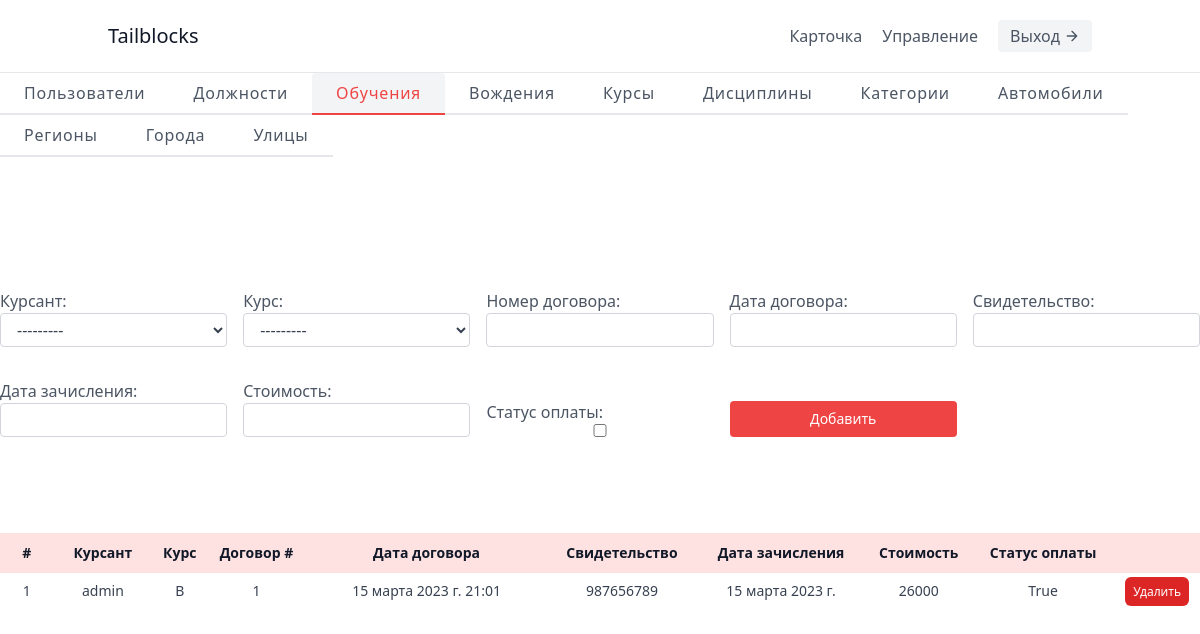
The app's page /control/trainings/, older data.
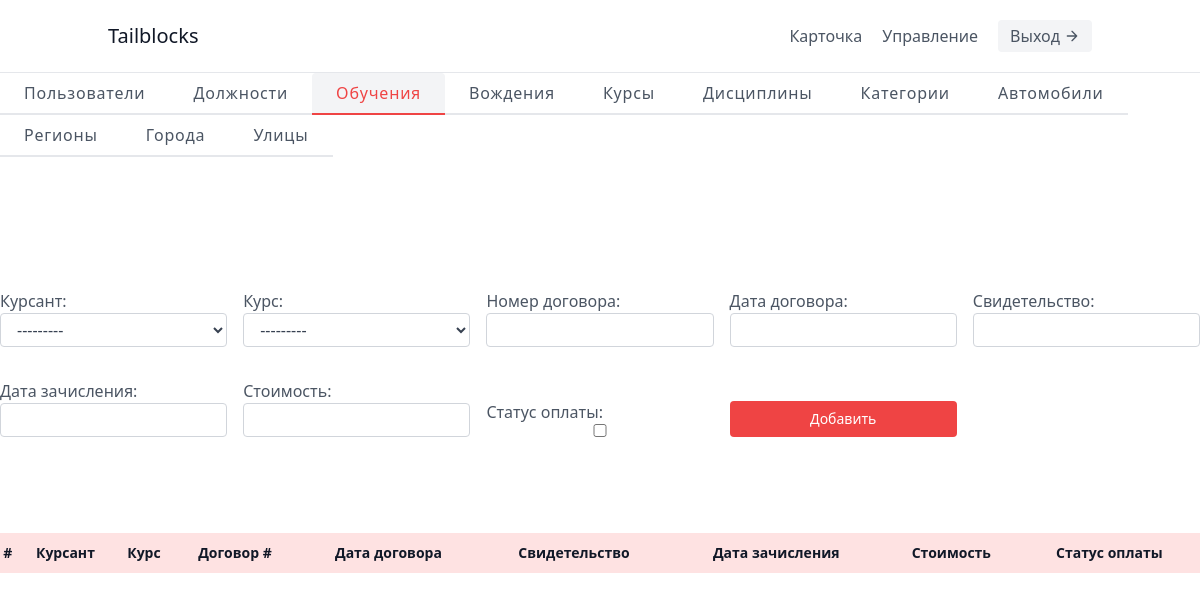
The same page, newer data.
### app/models.py (models this page shows, shortened)
class Training(models.Model):
    id_cursant = models.ForeignKey('User', limit_choices_to={'is_cursant': 1}, on_delete=models.CASCADE, verbose_name="Курсант", related_name='cursant')
    id_course = models.ForeignKey(Course, on_delete=models.CASCADE, verbose_name="Курс")
    agreement_number = models.IntegerField(verbose_name='Номер договора')
    date_agreement = models.DateTimeField(verbose_name='Дата договора')
    certificate = models.CharField(max_length=255, verbose_name='Свидетельство')
    date_record = models.DateField(verbose_name='Дата зачисления')
    price = models.IntegerField(verbose_name='Стоимость')
    payment_status = models.BooleanField(verbose_name='Статус оплаты')
    class Meta:
        verbose_name = 'обучение'
        verbose_name_plural = 'обучения'

class User(AbstractUser):
    patronymic = models.CharField(blank=True, null=True, max_length=255, verbose_name='Отчество')
    date_of_birthday = models.DateField(blank=True, null=True, verbose_name='Дата рождения')
    passport_series = models.IntegerField(blank=True, null=True, verbose_name='Серия')
    passport_number = models.IntegerField(blank=True, null=True, verbose_name='Номер')
    date_references = models.DateField(blank=True, null=True, verbose_name='Дата выдачи')
    by_whom = models.CharField(blank=True, null=True, max_length=255, verbose_name='Кем выдан')
    id_region = models.ForeignKey(Region, on_delete=models.CASCADE, blank=True, null=True, verbose_name='Регион')
    id_city = models.ForeignKey(City, on_delete=models.CASCADE, blank=True, null=True, verbose_name='Город')
    id_street = models.ForeignKey(Street, on_delete=models.CASCADE, blank=True, null=True, verbose_name='Улица')
    house = models.CharField(blank=True, null=True, max_length=4, verbose_name='Дом')
    apartment = models.IntegerField(blank=True, null=True, verbose_name='Квартира')
    tel = models.CharField(blank=True, null=True, max_length=12, verbose_name='Телефон')
    status = models.CharField(max_length=255, blank=True, null=True, verbose_name='Статус')
    is_cursant = models.BooleanField(default=False, blank=True, verbose_name='Курсант')
    id_post = models.ForeignKey('Post', on_delete=models.CASCADE, blank=True, null=True, verbose_name='Должность')
    is_worker = models.BooleanField(default=False, blank=True, verbose_name='Сотрудник')
    class Meta:
        verbose_name = 'пользователь'
        verbose_name_plural = 'пользователи'
    def __str__(self):
        if self.last_name and self.first_name and self.patronymic:
            return '%s %s %s' % (self.last_name, self.first_name, self.patronymic)
        else:
            return self.username

class Course(models.Model):
    id_category = models.ForeignKey(Category, on_delete=models.CASCADE, verbose_name='Категория')
    price = models.IntegerField(verbose_name='Стоимость')
    start_date_education = models.DateField(verbose_name='Дата начала')
    end_date_education = models.DateField(verbose_name='Дата окончания')
    class Meta:
        verbose_name = 'курс'
        verbose_name_plural = 'курсы'
    def __str__(self):
        return '%s' % (self.id_category)

class Category(models.Model):
    name_category = models.CharField(max_length=155, verbose_name='Название')
    class Meta:
        verbose_name = 'категория'
        verbose_name_plural = 'категории'
    def __str__(self):
        return self.name_category

### app/views.py (the view)
# urls.py: path('control/trainings/', ControlView.trainingsControlPage, name='control-trainings'),
    def trainingsControlPage(request):
        trainings = Training.objects.all()
        form = WorkerPostTrainingForm(request.POST)
        return render(request, 'worker/control-trainings.html', {'trainings': trainings, 'form': form})

### app/forms.py
class WorkerPostTrainingForm(forms.ModelForm):
    class Meta:
        model = Training
        fields = '__all__'

### templates/worker/control-trainings.html (shortened to what the changed rows need)
{% extends '../base.html' %} {% load static %}  {% block content %}
<main>
  <section class="text-gray-600 body-font">
    <div class="cotainer mx-auto flex flex-wrap flex-col">
      <table class="table-auto text-sm w-full max-w-7xl mx-auto rounded-lg">
        <thead class="text-gray-900 font-semibold bg-red-100">
          <tr>
            <th class="py-2.5 w-min">#</th>
            <th>Курсант</th>
            <th>Курс</th>
            <th>Договор #</th>
            <th>Дата договора</th>
            <th>Свидетельство</th>
            <th>Дата зачисления</th>
            <th>Стоимость</th>
            <th>Статус оплаты</th>
            <th class="w-min"></th>
          </tr>
        </thead>
        <tbody class="text-gray-700 justify-between">
          {% for item in trainings %}
          <tr>
            <td class="py-2 px-4 text-center">{{item.id}}</td>
            <td class="py-2 px-4 text-center">{{item.id_cursant}}</td>
            <td class="py-2 px-4 text-center">{{item.id_course}}</td>
            <td class="py-2 px-4 text-center">{{item.agreement_number}}</td>
            <td class="py-2 px-4 text-center">{{item.date_agreement}}</td>
            <td class="py-2 text-center">{{item.certificate}}</td>
            <td class="py-2 text-center">{{item.date_record}}</td>
            <td class="py-2 text-center">{{item.price}}</td>
            <td class="py-2 text-center">{{item.payment_status}}</td>
            <td class="py-2 text-center">
              <a
                class="px-2 py-1.5 rounded-md text-center text-xs bg-red-600 text-white hover:bg-red-700"
                href='{% url "remove-training" item.id %}'
              >
                Удалить
              </a>
            </td>
          </tr>
          {% endfor %}
        </tbody>
      </table>
    </div>
  </section>
</main>
{% endblock content %}

Row changes from the older to the newer data that the page shows:
removed Training: id "1", id_cursant "admin", id_course "B", agreement_number "1", date_agreement "15 марта 2023 г. 21:01", certificate "987656789", date_record "15 марта 2023 г.", price "26000", payment_status "True"
